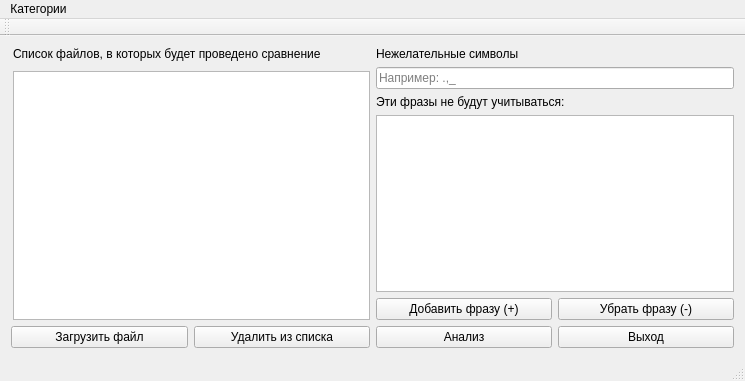
<?xml version="1.0" encoding="UTF-8"?>
<ui version="4.0">
 <class>MainWindow</class>
 <widget class="QMainWindow" name="MainWindow">
  <property name="geometry">
   <rect>
    <x>0</x>
    <y>0</y>
    <width>745</width>
    <height>381</height>
   </rect>
  </property>
  <property name="windowTitle">
   <string>XLSXParser</string>
  </property>
  <property name="styleSheet">
   <string notr="true"/>
  </property>
  <widget class="QWidget" name="centralWidget">
   <layout class="QGridLayout" name="gridLayout">
    <item row="0" column="0">
     <layout class="QVBoxLayout" name="_2" stretch="0,0">
      <property name="spacing">
       <number>10</number>
      </property>
      <property name="sizeConstraint">
       <enum>QLayout::SetDefaultConstraint</enum>
      </property>
      <property name="leftMargin">
       <number>2</number>
      </property>
      <item>
       <widget class="QLabel" name="label">
        <property name="text">
         <string>Список файлов, в которых будет проведено сравнение</string>
        </property>
       </widget>
      </item>
      <item>
       <widget class="QTableWidget" name="fileList">
        <attribute name="horizontalHeaderStretchLastSection">
         <bool>true</bool>
        </attribute>
        <attribute name="verticalHeaderStretchLastSection">
         <bool>false</bool>
        </attribute>
       </widget>
      </item>
     </layout>
    </item>
    <item row="0" column="1">
     <layout class="QVBoxLayout" name="verticalLayout_4">
      <item>
       <layout class="QVBoxLayout" name="verticalLayout_3">
        <item>
         <widget class="QLabel" name="label_2">
          <property name="text">
           <string>Нежелательные символы</string>
          </property>
         </widget>
        </item>
        <item>
         <widget class="QLineEdit" name="lineTrash">
          <property name="text">
           <string/>
          </property>
          <property name="placeholderText">
           <string>Например: .,_</string>
          </property>
         </widget>
        </item>
       </layout>
      </item>
      <item>
       <layout class="QVBoxLayout" name="verticalLayout_2">
        <item>
         <widget class="QLabel" name="label_3">
          <property name="text">
           <string>Эти фразы не будут учитываться:</string>
          </property>
         </widget>
        </item>
        <item>
         <layout class="QVBoxLayout" name="verticalLayout">
          <item>
           <widget class="QTableWidget" name="phrasesTable">
            <property name="dragDropMode">
             <enum>QAbstractItemView::DragOnly</enum>
            </property>
            <attribute name="horizontalHeaderStretchLastSection">
             <bool>true</bool>
            </attribute>
           </widget>
          </item>
          <item>
           <layout class="QHBoxLayout" name="horizontalLayout">
            <item>
             <widget class="QPushButton" name="pushButton">
              <property name="text">
               <string>Добавить фразу (+)</string>
              </property>
             </widget>
            </item>
            <item>
             <widget class="QPushButton" name="pushButton_2">
              <property name="text">
               <string>Убрать фразу (-)</string>
              </property>
             </widget>
            </item>
           </layout>
          </item>
         </layout>
        </item>
       </layout>
      </item>
     </layout>
    </item>
    <item row="1" column="0">
     <layout class="QHBoxLayout" name="horizontalLayout_3">
      <item>
       <widget class="QPushButton" name="btn_loadFile">
        <property name="styleSheet">
         <string notr="true"/>
        </property>
        <property name="text">
         <string>Загрузить файл</string>
        </property>
       </widget>
      </item>
      <item>
       <widget class="QPushButton" name="btn_deleteFile">
        <property name="text">
         <string>Удалить из списка</string>
        </property>
       </widget>
      </item>
     </layout>
    </item>
    <item row="1" column="1">
     <layout class="QHBoxLayout" name="horizontalLayout_2">
      <item>
       <widget class="QPushButton" name="btn_sort">
        <property name="styleSheet">
         <string notr="true"/>
        </property>
        <property name="text">
         <string>Анализ</string>
        </property>
       </widget>
      </item>
      <item>
       <widget class="QPushButton" name="btn_exit">
        <property name="text">
         <string>Выход</string>
        </property>
       </widget>
      </item>
     </layout>
    </item>
   </layout>
   <zorder></zorder>
   <zorder></zorder>
  </widget>
  <widget class="QMenuBar" name="menuBar">
   <property name="geometry">
    <rect>
     <x>0</x>
     <y>0</y>
     <width>745</width>
     <height>20</height>
    </rect>
   </property>
   <widget class="QMenu" name="menu">
    <property name="title">
     <string>Категории</string>
    </property>
    <addaction name="action"/>
   </widget>
   <addaction name="menu"/>
  </widget>
  <widget class="QToolBar" name="mainToolBar">
   <attribute name="toolBarArea">
    <enum>TopToolBarArea</enum>
   </attribute>
   <attribute name="toolBarBreak">
    <bool>false</bool>
   </attribute>
  </widget>
  <widget class="QStatusBar" name="statusBar"/>
  <action name="action">
   <property name="text">
    <string>Настроить категории</string>
   </property>
  </action>
 </widget>
 <layoutdefault spacing="6" margin="11"/>
 <resources/>
 <connections/>
</ui>
